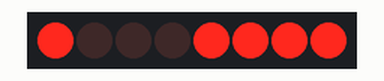
This sketch was run on a simulated Arduino Uno, built with avr-gcc and run on an emulated ATmega328P. Parts: 8 shift-register outputs drawn as a row of LEDs (first output left, lit = HIGH). Wiring (inferred from the names in the program): shift register (74HC595): data pin 7; shift clock pin 5; latch pin 6. Wiring (inferred from the signals the program sends): row of LEDs: on Q0, Q1, Q2, Q3, Q4, Q5, Q6, Q7.

Above: at 0.1 s.
At 1.1 s:
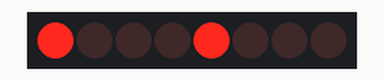
At 2.1 s:
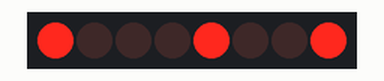
At 3.1 s:
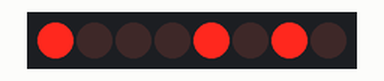
At 5.1 s:
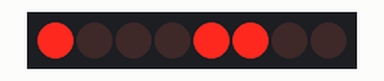
At 7.1 s:
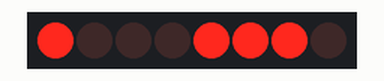
Timing chart, 0 to 9.5 s (numbered marks = the images above):
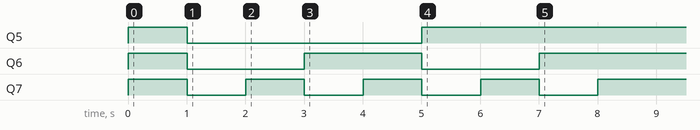

The sketch:

LED_DemoShow.ino
```cpp
const int clk = 5;
const int stb = 6;
const int dio = 7;

void setup() {
  pinMode(stb, OUTPUT);
  pinMode(clk, OUTPUT);
  pinMode(dio, OUTPUT);
}

void loop() {
  displayClear(255); // SHOW ALL LED
  delay(1000);

  //Light 0x88 ~ 0x8F
  for(int i =0;i<8;i++)
  {
    led_end(0x88+i);
    delay(1000);
  }

  displayClear(0);   // CLOSE ALL LED
  delay(1000);

  //Display Full screen
  for (int i = 0; i < 4; i++)
  {
    displayFull(i, 0x8f); // light 0x88 ~ 0x8f 最暗 到 最亮
    delay(3000);
  }

  //Display number by index
  for (int i = 0; i < 7; i++)
  {
    displayNumber(i, i);
    delay(1000);
    displayClear(0);
  }

  String number = "";
  for (int i = 0; i < 7; i++)
  {
    number += String(i);
    displayNumber(number);
    delay(1000);
  }

  //Display number 12 3456
  // _ is space
  displayNumber("12_3456");
  delay(1000);

  //Display icon
  for (int i = 0; i < 16; i++)
  {
    displayIcon(i);
    delay(1000);
  }

}
```

WF8266T.ino
```cpp
//Display data
//顯示資料，共7位數。要顯示的數字放這進這個陣列，對應位置 1~7。(請勿改到)
uint8_t displayBuffer[] = {255, 255, 255, 255, 255, 255, 255};
//Number start address
//每個數字使用3個Byte，指定起始位址。(請勿改到)
uint8_t numberCodeOffset [7] = {0xc0, 0xc4, 0xc8, 0xcc, 0xc1, 0xc7, 0xcb};
//Position 6 start byte
//位置6顯示需要4個 Byte，所以需要補上第一個Byte資料//位置6顯示需要4個 Byte，所以需要補上第一個Byte資料
//如有自行更換字型，這裡要記得改。
uint8_t numberCodeP6 [15] = {
  128, 0, 128, 128, 128, 128, 128, 128, 128, 128, 0, 0, 0 , 0 , 0
};
uint8_t fullBuffer[4][16] = {
  { 190, 138, 96, 134, 225, 133, 199, 11, 15, 0, 224, 15, 4, 10, 254, 0 }, // 0 conn l1
  { 190, 138, 96, 134, 225, 133, 199, 11, 15, 0, 224, 15, 4, 202, 147, 70 }, // 1 conn l2
  { 254, 249, 249, 66, 192, 252, 199, 17, 175, 7, 30, 1, 7, 192, 144, 48 }, // 2 Arduino
  { 255, 255, 243, 127, 254, 159, 255, 63, 15, 64, 96, 240, 251, 255, 6, 1 } //3 WF8266T
};
bool isIcon = false;

//Number Font
//每個數字使用3個Byte，也就是24顆LED燈。
uint8_t numberCode [7] [15] [3] = {
  { // position 1
    {0xff, 0xfe, 0x01}, // 0
    {0x00, 0xfc, 0x01}, // 1
    {0xf9, 0x3f, 0x01}, // 2
    {0xc9, 0xff, 0x01}, // 3
    {0x0f, 0xfd, 0x01}, // 4
    {0xcf, 0xe7, 0x01}, // 5
    {127, 227, 1},      // 6
    {129, 252, 1},      // 7
    {0xff, 0xff, 0x01}, // 8
    {143, 253, 1},      // 9
    {0x00, 0x00, 0x00}, //10 : space
    {0x00, 0x0c, 0x00}, //11 : :
    {128, 0, 0},        //12 : . up
    {0, 2, 0},          //13 : . down
    {20, 81, 0}         //14 : %
  },
  { //position 2
    {0xfe, 0xfd, 0x03},
    {0x00, 0xf8, 0x03},
    {0xf2, 0x7f, 0x02},
    {0x92, 0xff, 0x03},
    {0x1e, 0xfa, 0x03},
    {0x9e, 0xcf, 0x03}, //5
    {254, 198, 3},
    {2, 249, 3},
    {0xfe, 0xff, 0x03},
    {30, 251, 3},
    {0x00, 0x00, 0x00}, //10 : space
    {0x00, 0x0c, 0x00},  //11 : :
    {0, 1, 0},
    {0, 4, 0}, //13 : . down
    {40, 162, 0}
  },
  { //position 3
    {0xfc, 0xfb, 0x07},
    {0x00, 0xf0, 0x07},
    {0xe4, 0xff, 0x04},
    {0x24, 0xff, 0x07},
    {0x3c, 0xf4, 0x07},
    {0x3c, 0x9f, 0x07}, //5
    {252, 141, 7},
    {4, 242, 7},
    {0xfc, 0xff, 0x07},
    {60, 246, 7},
    {0x00, 0x00, 0x00}, //10 : space
    {0x00, 0x0c, 0x00},  //11 : :
    {0, 2, 0},
    {0, 8, 0},
    {80, 68, 1}
  },
  { //position 4
    {0xf8, 0xf7, 0x0f},
    {0x00, 0xe0, 0x0f},
    {0xc8, 0xff, 0x09},
    {0x48, 0xfe, 0x0f},
    {0x78, 0xe8, 0x0f},
    {0x78, 0x3e, 0x0f}, //5
    {248, 27, 15},
    {8, 228, 15},
    {0xf8, 0xff, 0x0f},
    {120, 236, 15},
    {0x00, 0x00, 0x00}, //10 : space
    {0x00, 0x0c, 0x00},  //11 : :
    {0, 4, 0},
    {0, 16, 0},
    {160, 136, 2}
  },
  { //position 5
    {0xf0, 0xef, 0x1f},
    {0x00, 0xc0, 0x1f},
    {0x90, 0xff, 0x13},
    {0x90, 0xfc, 0x1f},
    {0xf0, 0xd0, 0x1f},
    {0xf0, 0x7c, 0x1e}, //5
    {240, 55, 30},
    {16, 200, 31},
    {0xf0, 0xff, 0x1f},
    {240, 216, 31},
    {0x00, 0x00, 0x00}, //10 : space
    {0x00, 0x0c, 0x00},  //11 : :
    {0, 8, 0},
    {0, 32, 0},
    {64, 17, 5}
  },
  { //position 6
    {79, 228, 3},
    {0, 224, 3},
    {78, 229, 2},
    {74, 229, 3},
    {3, 225, 3},
    {75, 165, 3}, //5
    {79, 165, 3},
    {64, 224, 3},
    {79, 229, 3},
    {75, 229, 3},
    {0, 0, 0}, //10 : space
    {0, 5, 0},  //11 : :
    {16, 0, 0},
    {0, 4, 0},
    {130, 160, 0}
  },
  { //position 7
    {240, 137, 124},
    {0, 0, 124},
    {208, 169, 92},
    {80, 169, 124},
    {112, 32, 124},
    {112, 169, 116}, //5
    {240, 169, 116},
    {16, 8, 124},
    {240, 169, 124},
    {112, 169, 124},
    {0, 0, 0}, //10 : space
    {0, 160, 0},  //11 : :
    {0, 2, 0},
    {0, 128, 0},
    {80, 16, 20}
  }
};

uint8_t iconCode [16] [6] = {
  {0, 0, 0, 0, 0, 0}, // 0 space
  {0, 96, 182, 97, 216, 102}, // 1 %
  {0, 0, 184, 223, 1, 0}, // 2 offline
  {0, 0, 248, 255, 1, 0}, // 3 online
  {0, 231, 68, 34, 157, 56}, //4 plugin
  {0, 232, 143, 199, 253, 76}, //5 oil
  {192, 39, 50, 185, 76, 34}, //6 mail
  {128, 169, 250, 253, 86, 88}, //7 human
  {128, 225, 127, 252, 31, 126}, //8 rain
  {0, 0, 254, 171, 209, 0}, //9 temperature
  {0, 193, 240, 251, 25, 8}, //10 UP
  {0, 193, 241, 33, 240, 120 }, //11 LEFT
  {0, 128, 71, 248, 56, 8 }, //12 RIGHT
  {0, 129, 249, 101, 18, 127 }, //13 TurnLeft
  {224, 159, 200, 252, 48, 8 }, //14 TurnRight
  {0, 128, 240, 39, 18, 0 } //15 facebook
};

void displayIcon(uint8_t n)
{
  isIcon = true;
  uint8_t firstValue = 0;
  uint8_t value = 0;

  if (displayBuffer[4] < 255)
    firstValue += numberCode[4][displayBuffer[4]][2];

  for (uint8_t i = 0; i < 6; i++)
  {
    value = iconCode[n][i];
    if (i == 0)
      value += firstValue;

    led_begin(0x44);
    shiftOut(dio, clk, LSBFIRST, 0xC5 + (i * 2));
    shiftOut(dio, clk, LSBFIRST, value);
    led_end(0x8f);
  }
}

void displayNumber(uint8_t n, uint8_t index)
{
  if (n == 255)
    return;

  if (index > 4 && isIcon)
    return;

  uint8_t startAddr = numberCodeOffset[index];
  uint8_t value, currentAddr;

  for (uint8_t i = 0; i < 3; i ++)
  {
    value = numberCode[index][n][i];

    if (i == 0 && index > 0 && displayBuffer[index - 1] < 255) //check pre number
    {
      if (index != 5)
        value += numberCode[index - 1][displayBuffer[index - 1]][2];
    }
    if (i == 2 && index < 6 && displayBuffer[index + 1] < 255) //check last number
    {
      if (index != 4)
        value += numberCode[index + 1][displayBuffer[index + 1]][0];
      else
        value += numberCodeP6[displayBuffer[5]];
    }

    led_begin(0x44);
    currentAddr = startAddr + (i * 2);
    if (startAddr == 0xcc && i * 2 == 4)
      currentAddr = 0xc1;

    shiftOut(dio, clk, LSBFIRST, currentAddr);
    shiftOut(dio, clk, LSBFIRST, value);

    led_end(0x8f);
  }
}

void displayFull(uint8_t n, uint8_t light)
{
  uint8_t index = 0;
  for (uint8_t i = 0; i < 8; i++)
  {
    index =  i * 2;

    led_begin(0x44);
    shiftOut(dio, clk, LSBFIRST, 0xC0 + index);
    shiftOut(dio, clk, LSBFIRST, fullBuffer[n][i]);
    led_end(light);
    led_begin(0x44);
    shiftOut(dio, clk, LSBFIRST, 0xC0 + index + 1);
    shiftOut(dio, clk, LSBFIRST, fullBuffer[n][8 + i]);
    led_end(light);
  }
}

void displayNumber(String number)
{
  for (uint8_t i = 0; i < number.length() ; i++)
  {
    if (number[i] - 48 == 47)
      displayBuffer[i] = 10;  // _ = space
    else
      displayBuffer[i] = number[i] - 48 ;
  }

  displayAllBuffer();
}

void displayAllBuffer() {
  for (uint8_t i = 0; i < 7; i++)
  {
    displayNumber(displayBuffer[i], i);

  }
}

void displayClear(uint8_t n)
{
  isIcon = false;

  for (uint8_t i = 0; i < 16; i++)
  {
    if(i<7)
      displayBuffer[i] = 255;

    led_begin(0x44);
    shiftOut(dio, clk, LSBFIRST, 0xC0 + i);
    shiftOut(dio, clk, LSBFIRST, n);
    led_end(0x8f);
  }
}

void led_begin(uint8_t addr)
{
  digitalWrite(stb, LOW);
  shiftOut(dio, clk, LSBFIRST, addr); //data control FIXED 44 AUTO 40
  digitalWrite(stb, HIGH);
  digitalWrite(stb, LOW);
}

void led_end(uint8_t light)
{
  digitalWrite(stb, HIGH);
  digitalWrite(stb, LOW);
  shiftOut(dio, clk, LSBFIRST, light); //display control
  digitalWrite(stb, HIGH);
}
```

Measured:
- by itself, Q5: LOW → HIGH at 0.01 s, → LOW 1.0 s later, → HIGH 4.0 s later
- by itself, Q6: goes HIGH 1.0 s, LOW 2.0 s, HIGH 2.0 s, LOW 2.0 s, then HIGH
- by itself, Q7: alternates HIGH for 1.0 s and LOW for 1.0 s, 9 changes in all, then stays HIGH
